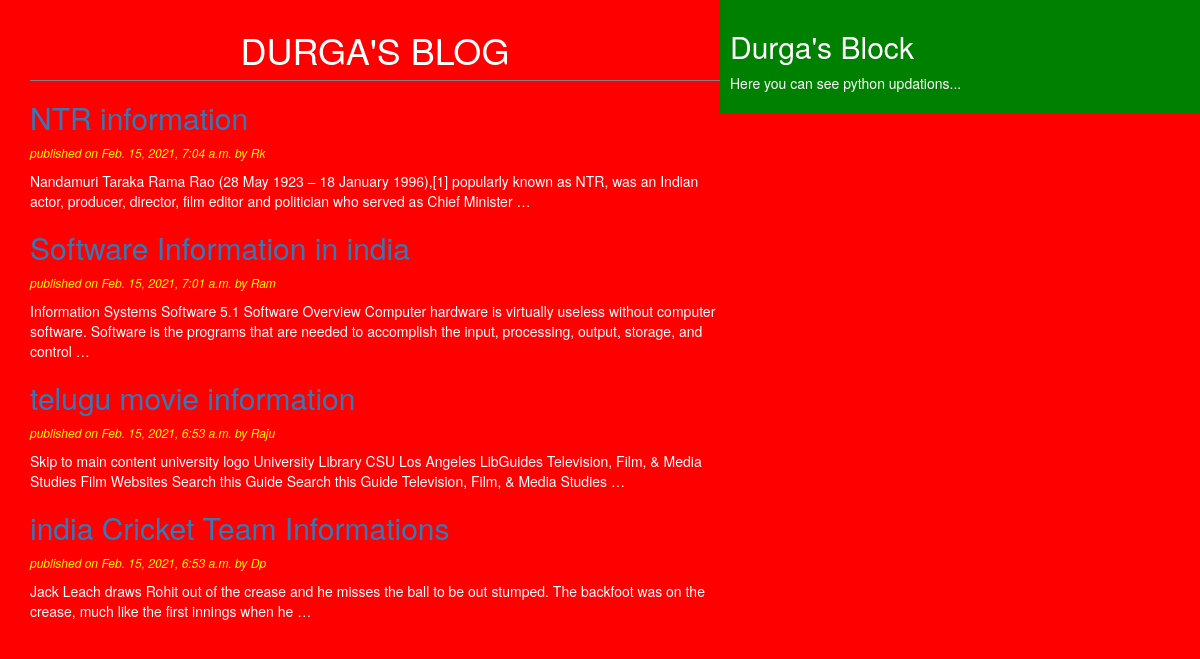
Page /post/ on the committed database.
### blog/models.py (models this page shows, shortened)
class Post(models.Model):
    STATUS_CHOICES=(("draft","Draft"),('publish','Publish'))
    title=models.CharField(max_length=250)
    slug=models.SlugField(max_length=264,unique_for_date='publish')
    author=models.ForeignKey(User,related_name='blog_post', on_delete = models.CASCADE)
    body=models.TextField()
    publish=models.DateTimeField(default=timezone.now)
    create=models.DateTimeField(auto_now_add=True)
    update=models.DateTimeField(auto_now=True)
    status=models.CharField(max_length=10,choices=STATUS_CHOICES,default='draft')
    class Meta:
        ordering=('-publish',)

### blog/views.py (the view)
# urls.py: path('post/', views.post_list_view),
def post_list_view(request):
    post_list=Post.objects.all()
    return render(request,"blog/post_list.html",{"post_list":post_list})

### templates/blog/post_list.html (shortened to what this page needs)
{% extends 'blog/base.html' %}
 {% block content %}
     <h1> DURGA'S BLOG</h1>
     {% for post in post_list %}
     <a href="{{ Post.get_absolute_url }}" ><h2>{{ post.title }}</h2></a>
         <p id="date" >published on {{ post.publish }} by {{ post.author|title }} </p>
         {{ post.body|truncatewords:30|linebreaks}}
     {% endfor %}
 {% endblock %}

### templates/blog/base.html (shortened to what this page needs)
<!DOCTYPE html>
{% load static %}
<head>
    <link rel="stylesheet" href="https://maxcdn.bootstrapcdn.com/bootstrap/3.3.7/css/bootstrap.min.css"
>
    <link rel="stylesheet" href="{% static "css/blog.css" %}">
</head>
<body>
   <div class="content">
       {% block content %}{% endblock %}
   </div>
   <div class="sidebar">
       <h2>Durga's Block</h2>
       <p>Here  you can see python updations...</p>
   </div>
</body>
</html>

### static/css/blog.css (style rules this page uses)
.content { width:60%; float:left; padding:0 0 0 30px; background: red; height: 100%; }
.sidebar { width:40%; float:right; padding: 10px; background: green; height: 100%; }
h1 { text-align:center; border-bottom: 1px solid gray; padding: 10px; }
body { color:white; background: red; }
#date { color:yellow; font-size: 12px; font-style: italic; }

### rows in the picture
Post: title "NTR information", publish "Feb. 15, 2021, 7:04 a.m.", author "Rk", body "Nandamuri Taraka Rama Rao (28 May 1923 – 18 January 1996),[1] popularly known as NTR, was an Indian actor, producer, director, film editor and politician who served as Chief Minister …"
Post: title "Software Information in india", publish "Feb. 15, 2021, 7:01 a.m.", author "Ram", body "Information Systems Software 5.1 Software Overview Computer hardware is virtually useless without computer software. Software is the programs that are needed to accomplish the input, processing, output, storage, and control …"
Post: title "telugu movie information", publish "Feb. 15, 2021, 6:53 a.m.", author "Raju", body "Skip to main content university logo University Library CSU Los Angeles LibGuides Television, Film, & Media Studies Film Websites Search this Guide Search this Guide Television, Film, & Media Studies …"
Post: title "india Cricket Team Informations", publish "Feb. 15, 2021, 6:53 a.m.", author "Dp", body "Jack Leach draws Rohit out of the crease and he misses the ball to be out stumped. The backfoot was on the crease, much like the first innings when he …"
